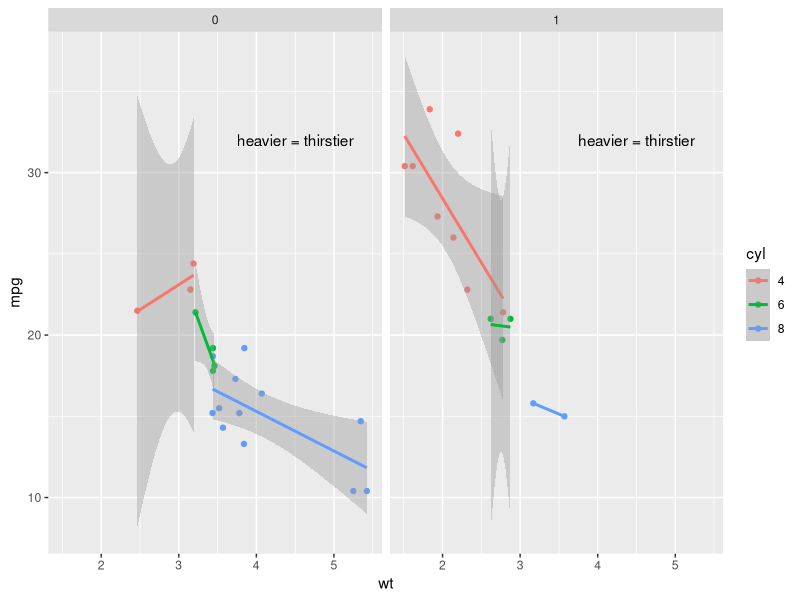

Write R code to recreate this figure. (Note: this script raises an error after producing the figure.)
## Baseline for the "never redraw" path: same figures via svglite, viewed in the browser
.libPaths(c("/tmp/ggai_research/rlib", .libPaths()))
suppressPackageStartupMessages({library(ggplot2); library(patchwork); library(ggrepel); library(svglite); library(ComplexHeatmap)})
out <- "/tmp/ggai_research/translate/exp"; W <- 700; H <- 500
mt <- mtcars; mt$car <- rownames(mtcars); mt$cyl_f <- factor(mt$cyl)
figs <- list(
  a_facet = ggplot(mt, aes(wt, mpg, colour = cyl_f)) + geom_point() + geom_smooth(method = "lm", formula = y ~ x) + facet_wrap(~am) + annotate("text", x = 4.5, y = 32, label = "heavier = thirstier") + labs(colour = "cyl"),
  b_patchwork = (ggplot(mt, aes(wt, mpg, colour = cyl_f)) + geom_point() + labs(colour = "cyl")) + (ggplot(mt, aes(cyl_f, mpg, fill = cyl_f)) + geom_boxplot() + labs(x = "cyl", fill = "cyl")),
  c_repel = ggplot(mt, aes(wt, mpg, label = car)) + geom_point(colour = "red") + geom_text_repel(size = 3, seed = 42, max.overlaps = Inf),
  e_pointrange = ggplot(data.frame(term = c("age","sex","bmi","smoker"), est = c(0.2,-0.4,0.6,1.1), lo = c(0.05,-0.8,0.3,0.7), hi = c(0.35,0,0.9,1.5)), aes(est, term, xmin = lo, xmax = hi)) + geom_vline(xintercept = 0, linetype = 2) + geom_pointrange()
)
wrap <- function(svgfile, html) writeLines(c("<!doctype html><html><head><meta charset='utf-8'><style>html,body{margin:0;padding:0;background:#fff}img{display:block}</style></head><body>",
  sprintf("<img src='%s' width='%d' height='%d'>", basename(svgfile), W, H), "</body></html>"), html)
for (nm in names(figs)) {
  f <- file.path(out, paste0(nm, "_svglite.svg"))
  ggsave(f, figs[[nm]], device = svglite::svglite, width = W / 96, height = H / 96, bg = "white")
  wrap(f, file.path(out, paste0(nm, "_svglite.html")))
}
set.seed(1)
m <- matrix(rnorm(60), 10, dimnames = list(paste0("g", 1:10), paste0("s", 1:6)))
ht <- Heatmap(m, name = "z", top_annotation = HeatmapAnnotation(grp = rep(c("A", "B"), 3)))
f <- file.path(out, "d_heatmap_svglite.svg"); svglite(f, width = W / 96, height = H / 96, bg = "white"); draw(ht); dev.off()
wrap(f, file.path(out, "d_heatmap_svglite.html"))
## blank calibration page
writeLines("<!doctype html><html><body style='margin:0;background:#fff'></body></html>", file.path(out, "blank.html"))
cat("ok\n")
